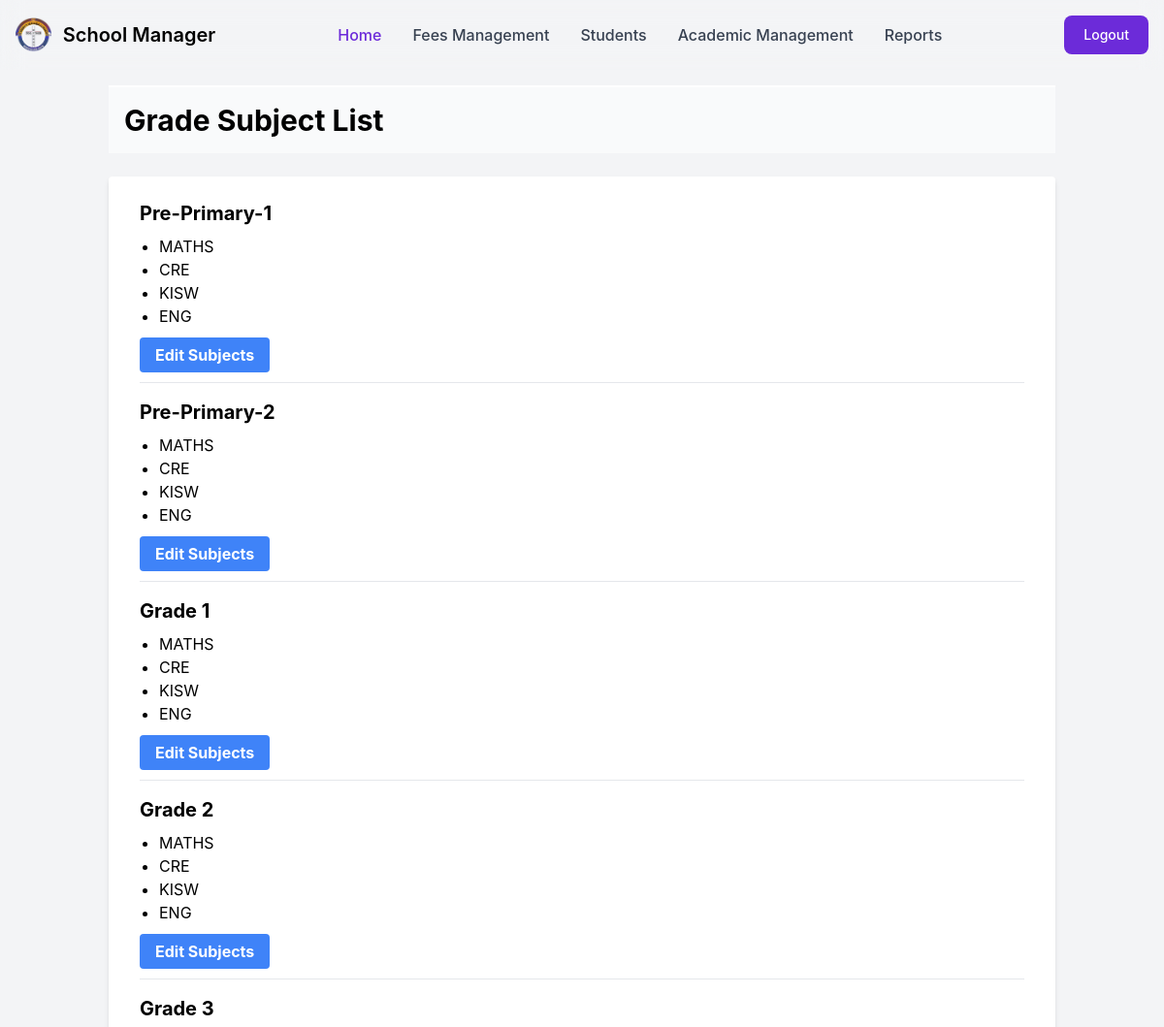
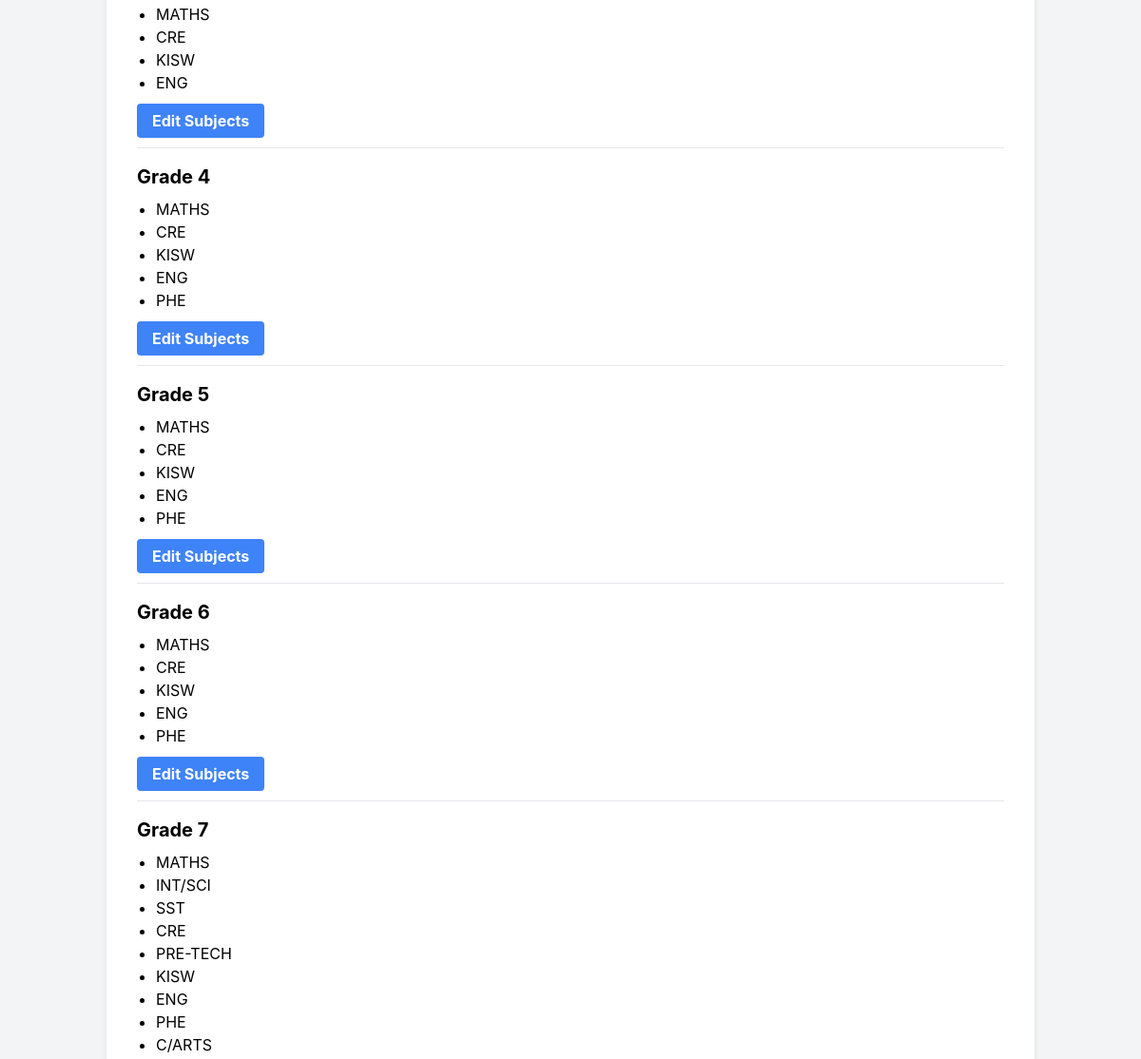
Page /control/grade-subjects/ (signed in, upper part) on the earlier database version (2 pictures, top to bottom).
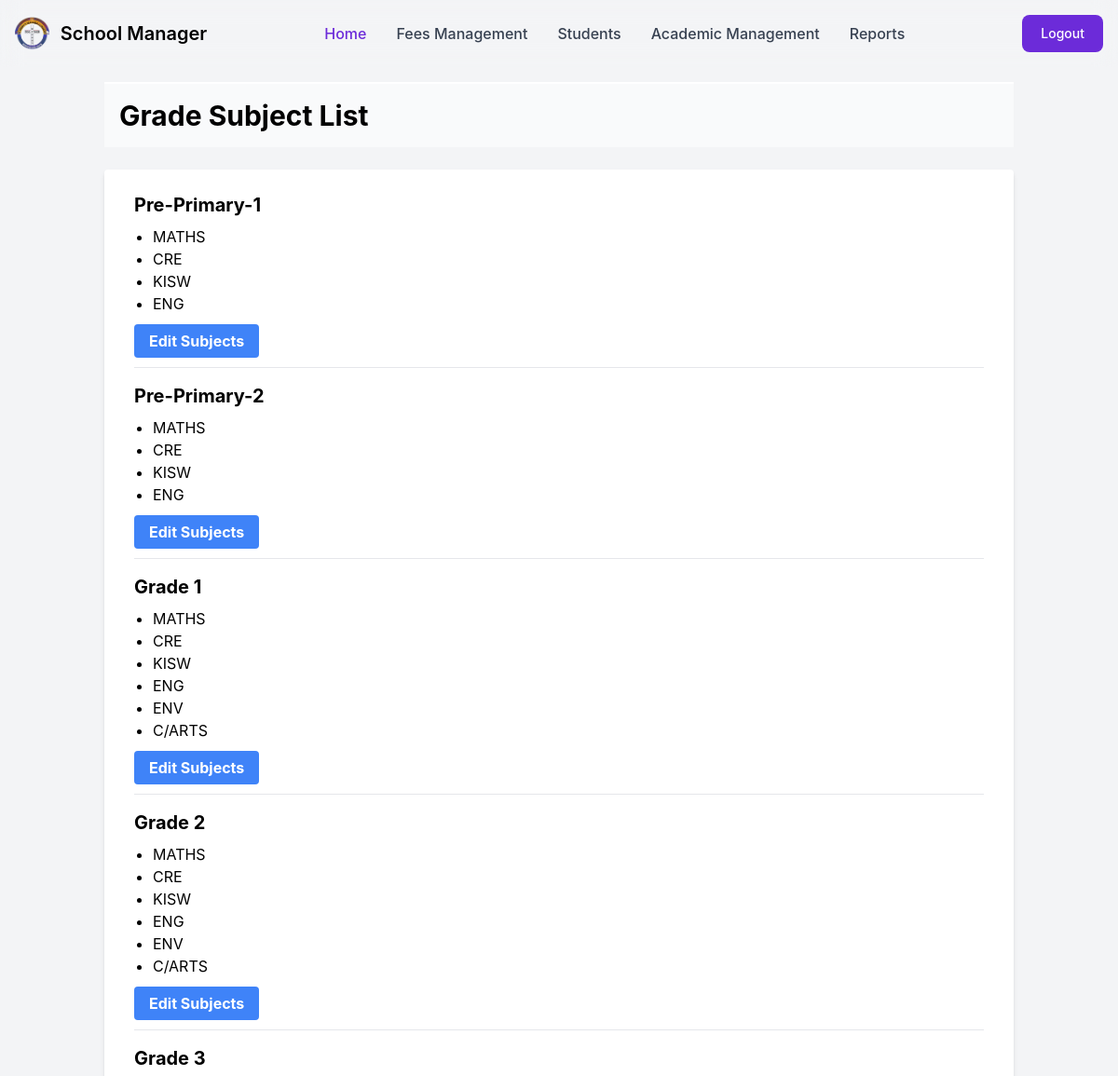
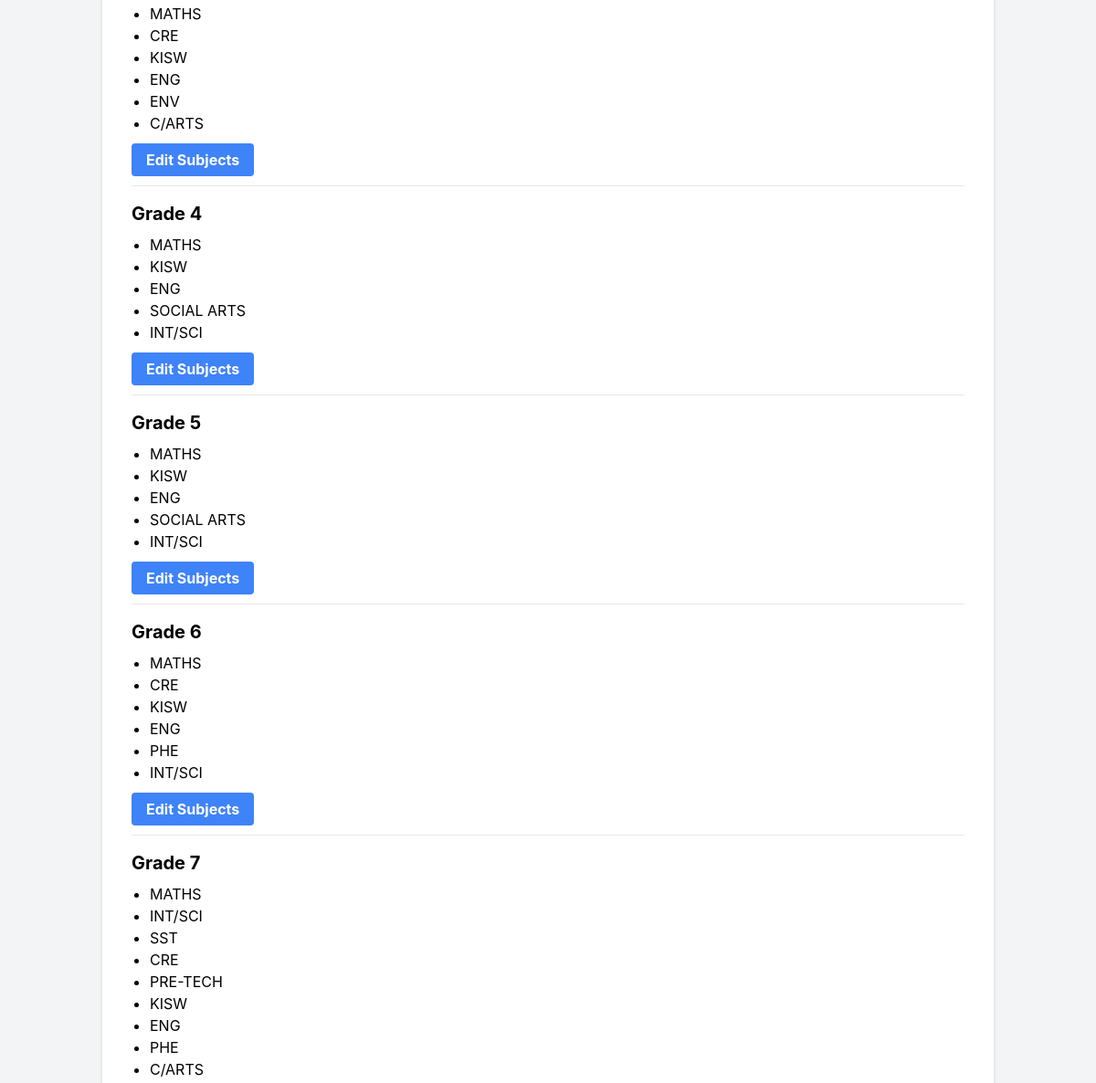
Same page on the later database version (2 pictures, top to bottom).
### learners/models.py (models this page shows, shortened)
class Grade(models.Model):
    GRADES = [
        ('Pre-Primary-1', 'Pre-Primary-1'),
        ('Pre-Primary-2', 'Pre-Primary-2'),
        ('Grade 1', 'Grade 1'),
        ('Grade 2', 'Grade 2'),
        ('Grade 3', 'Grade 3'),
        ('Grade 4', 'Grade 4'),
        ('Grade 5', 'Grade 5'),
        ('Grade 6', 'Grade 6'),
        ('Grade 7', 'Grade 7'),
        ('Grade 8', 'Grade 8'),
        ('Grade 9', 'Grade 9'),
    ]
    grade_name = models.CharField(max_length=100, choices=GRADES, unique=True)
    grade_description = models.TextField()
    class_teacher_remark = models.TextField(blank=True)

### exams/models.py (models this page shows, shortened)
class Subject(models.Model):
    name = models.CharField(max_length=100)
    subject_id = models.AutoField(primary_key=True)
    grades = models.ManyToManyField(Grade, related_name='subjects')

### administrator/views.py (the view)
# urls.py: path('grade-subjects/', grade_subject_list, name='grade_subject_list'),
@login_required
def grade_subject_list(request):
    grades = Grade.objects.all().prefetch_related('subjects')
    return render(request, 'admin/grade_subject_list.html', {'grades': grades})

### templates/admin/grade_subject_list.html (shortened to what this page needs)
<head>
</head>
{% extends 'admin/base.html' %}
{% load static %}
{% block content %}
<div class="container-fluid">
    <h2 class="text-3xl font-bold mb-6 p-4 bg-gray-50 dark:bg-gray-900 dark:text-white border-t-2 border-white">Grade Subject List</h2>
    <div class="bg-white shadow-md rounded px-8 pt-6 pb-8 mb-4">
        {% for grade in grades %}
            <h3 class="text-xl font-bold mb-2">{{ grade.grade_name }}</h3>
            <ul class="list-disc pl-5 mb-4">
                {% for subject in grade.subjects.all %}
                    <li>{{ subject.name }}</li>
                {% empty %}
                    <li>No subjects assigned</li>
                {% endfor %}
            </ul>
            <a href="{% url 'edit_grade_subjects' grade.id %}" class="bg-blue-500 hover:bg-blue-700 text-white font-bold py-2 px-4 rounded">Edit Subjects</a>
            <hr class="my-4">
        {% endfor %}
    </div>
</div>
{% endblock %}

### templates/admin/base.html (shortened to what this page needs)
{% load compress %}
{% load static %}
<!DOCTYPE html>
<html lang="en">
<head>
    <link rel="stylesheet" href="https://cdnjs.cloudflare.com/ajax/libs/animate.css/4.1.1/animate.min.css">
    {% compress css %}
    <link rel="stylesheet" href="{% static 'src/output.css' %}">
    {% endcompress %}
    <link href="https://cdn.jsdelivr.net/npm/simple-datatables@latest/dist/style.css" rel="stylesheet" type="text/css">
</head>
<body class="bg-gray-100 dark:bg-gray-900">
    <header class=" w-full border-gray-200 dark:bg-gray-900 sticky top-0 z-50">
        <nav class="py-4 backdrop-filter backdrop-blur-md sticky bg-opacity-40 z-50">
            <div class="flex flex-wrap items-center justify-between max-w-screen-xl px-4 mx-auto">
                <a href="{% url 'admin_dashboard' %}" class="flex items-center">
                    <img src="{% static 'src/img/masabaLogo.png' %}" class="h-6 mr-3 sm:h-9" alt="School Manager Logo" />
                    <span class="self-center text-xl font-semibold whitespace-nowrap dark:text-white">School Manager</span>
                </a>
                <div class="flex items-center lg:order-2">
                    {% if user.is_authenticated %}
                    <a href="{% url 'logout' %}" class="text-white bg-purple-700 hover:bg-purple-800 focus:ring-4 focus:ring-purple-300 font-medium rounded-lg text-sm px-4 lg:px-5 py-2 lg:py-2.5 sm:mr-2 lg:mr-0 dark:bg-purple-600 dark:hover:bg-purple-700 focus:outline-none dark:focus:ring-purple-800">Logout</a>
                    {% else %}
                    <a href="{% url 'login' %}" class="text-white bg-purple-700 hover:bg-purple-800 focus:ring-4 focus:ring-purple-300 font-medium rounded-lg text-sm px-4 lg:px-5 py-2 lg:py-2.5 sm:mr-2 lg:mr-0 dark:bg-purple-600 dark:hover:bg-purple-700 focus:outline-none dark:focus:ring-purple-800">Sign In</a>
                    {% endif %}
                </div>
                <div class="items-center justify-between hidden w-full lg:flex lg:w-auto lg:order-1" id="mobile-menu-2">
                    <ul class="flex flex-col mt-4 font-medium lg:flex-row lg:space-x-8 lg:mt-0">
                        <li>
                            <a href="{% url 'admin_dashboard' %}" class="block py-2 pl-3 pr-4 text-white bg-purple-700 rounded lg:bg-transparent lg:text-purple-700 lg:p-0 dark:text-white" aria-current="page">Home</a>
                        </li>
                        <li>
                            <a href="{% url 'fees_management' %}" class="block py-2 pl-3 pr-4 text-gray-700 border-b border-gray-100 hover:bg-gray-50 lg:hover:bg-transparent lg:border-0 lg:hover:text-purple-700 lg:p-0 dark:text-gray-400 lg:dark:hover:text-white dark:hover:bg-gray-700 dark:hover:text-white lg:dark:hover:bg-transparent dark:border-gray-700">Fees Management</a>
                        </li>
                        <li>
                            <a href="{% url 'student_management' %}" class="block py-2 pl-3 pr-4 text-gray-700 border-b border-gray-100 hover:bg-gray-50 lg:hover:bg-transparent lg:border-0 lg:hover:text-purple-700 lg:p-0 dark:text-gray-400 lg:dark:hover:text-white dark:hover:bg-gray-700 dark:hover:text-white lg:dark:hover:bg-transparent dark:border-gray-700">Students</a>
                        </li>
                        <li>
                            <a href="{% url 'academic_management' %}" class="block py-2 pl-3 pr-4 text-gray-700 border-b border-gray-100 hover:bg-gray-50 lg:hover:bg-transparent lg:border-0 lg:hover:text-purple-700 lg:p-0 dark:text-gray-400 lg:dark:hover:text-white dark:hover:bg-gray-700 dark:hover:text-white lg:dark:hover:bg-transparent dark:border-gray-700">Academic Management</a>
                        </li>
                        <li>
                            <a href="{% url 'report_options' %}" class="block py-2 pl-3 pr-4 text-gray-700 border-b border-gray-100 hover:bg-gray-50 lg:hover:bg-transparent lg:border-0 lg:hover:text-purple-700 lg:p-0 dark:text-gray-400 lg:dark:hover:text-white dark:hover:bg-gray-700 dark:hover:text-white lg:dark:hover:bg-transparent dark:border-gray-700">Reports</a>
                        </li>
                    </ul>
                </div>
            </div>
        </nav>
    </header>
    <div class="container mx-auto mt-4 flex flex-col min-h-screen">
        {% block content %}
        {% endblock content %}
    </div>
</body>
</html>

Differences in the rows shown:
changed Grade "Grade 1": gains Subject (name "C/ARTS")
added Subject: name "ENV"
changed Grade "Grade 2": gains Subject (name "C/ARTS")
changed Grade "Grade 3": gains Subject (name "C/ARTS")
changed Grade "Grade 4": gains Subject (name "INT/SCI"); loses Subject (name "CRE"); loses Subject (name "PHE")
added Subject: name "SOCIAL ARTS"
changed Grade "Grade 5": gains Subject (name "INT/SCI"); loses Subject (name "CRE"); loses Subject (name "PHE")
changed Grade "Grade 6": gains Subject (name "INT/SCI")
